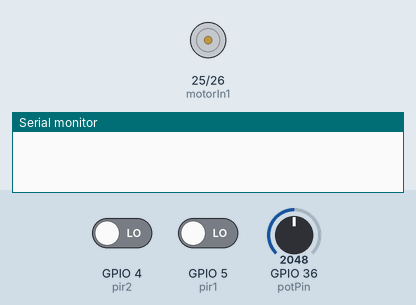
Recording of a sketch running on a simulated ESP32. Parts: motor-driver pin pairs drawn as motors (green arrow = first pin HIGH = forward, orange = second pin HIGH = backward, longer = more drive, scaled by the enable pin), the last lines printed to the serial monitor. Inputs (shaded band) come from the test bench; at power-on: GPIO 4 (pir2) LOW, GPIO 36 (potPin) = 2048, GPIO 5 (pir1) LOW.

Above: at 1.2 s.
1.3 s: GPIO 4 (pir2) driven HIGH
At 2.0 s:
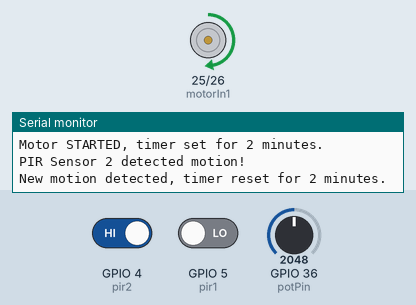
2.8 s: GPIO 36 (potPin) set to 2866
At 4.0 s:
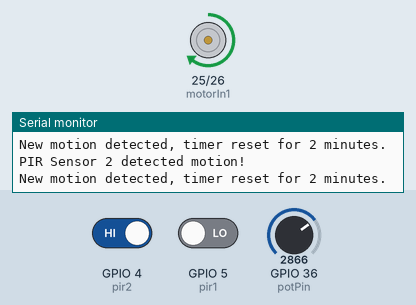
4.3 s: GPIO 36 (potPin) set to 3603
At 5.2 s:
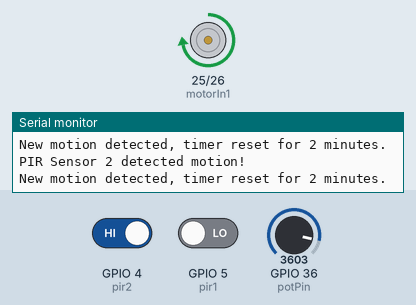
5.8 s: GPIO 36 (potPin) set to 491
At 6.3 s:
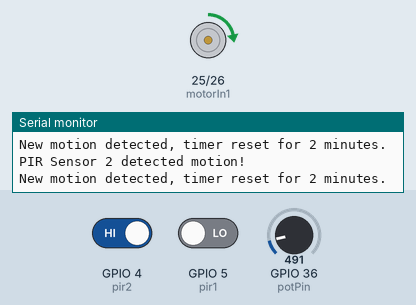
7.3 s: GPIO 36 (potPin) set to 0
At 8.5 s:
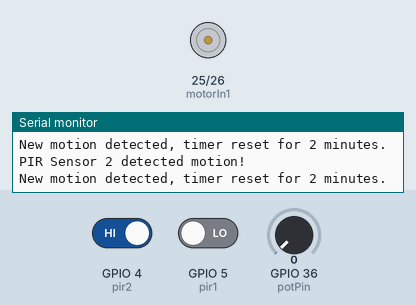
8.8 s: GPIO 36 (potPin) set to 2047
At 9.8 s:
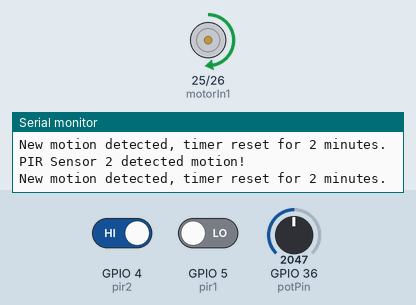
Timing chart, 0 to 11.3 s (numbered marks = the images above; inputs shaded):
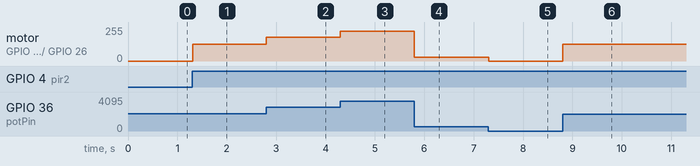

The sketch:

main.ino
```cpp
const int pir1       = 5;    // PIR Sensor 1
const int pir2       = 4;    // PIR Sensor 2

const int motorIn1   = 25;   // L298N IN1
const int motorIn2   = 26;   // L298N IN2
const int motorEnA   = 27;   // L298N ENA (PWM)

const int potPin     = 36;   // Potentiometer

// Parameters
unsigned long runMotorDuration = 120000; // Run motor for 2 minutes after last new motion
unsigned long motorStopTime    = 0;      // When to stop the motor
bool motorRunning              = false;

// For ESP32 LEDC PWM
const int pwmChannel    = 0;    // choose any free channel (0-15)
const int pwmFrequency  = 5000; // 5 kHz
const int pwmResolution = 8;    // 8-bit duty (0-255)

// Debounce variables for each sensor
unsigned long lastTriggerTime1 = 0;
unsigned long lastTriggerTime2 = 0;
const unsigned long debounceDelay = 500; // 500 ms debounce period

void setup() {
  Serial.begin(9600);

  // PIR sensor inputs (assuming simple trigger mode where HIGH means motion)
  pinMode(pir1, INPUT);
  pinMode(pir2, INPUT);

  // Motor driver pins
  pinMode(motorIn1, OUTPUT);
  pinMode(motorIn2, OUTPUT);

  // Setup PWM for motor enable pin using LEDC
  ledcSetup(pwmChannel, pwmFrequency, pwmResolution);
  ledcAttachPin(motorEnA, pwmChannel);

  // Ensure motor is initially off
  digitalWrite(motorIn1, LOW);
  digitalWrite(motorIn2, LOW);
  ledcWrite(pwmChannel, 0);
}

void loop() {
  unsigned long now = millis();
  bool newMotionDetected = false;

  // Check PIR Sensor 1 with debounce
  if (digitalRead(pir1) == HIGH) {
    if (now - lastTriggerTime1 > debounceDelay) {
      lastTriggerTime1 = now;
      newMotionDetected = true;
      Serial.println("PIR Sensor 1 detected motion!");
    }
  }

  // Check PIR Sensor 2 with debounce
  if (digitalRead(pir2) == HIGH) {
    if (now - lastTriggerTime2 > debounceDelay) {
      lastTriggerTime2 = now;
      newMotionDetected = true;
      Serial.println("PIR Sensor 2 detected motion!");
    }
  }

  // If new motion is detected, reset the shutdown timer
  if (newMotionDetected) {
    motorStopTime = now + runMotorDuration;
    if (!motorRunning) {
      motorRunning = true;
      // Set motor direction (forward)
      digitalWrite(motorIn1, HIGH);
      digitalWrite(motorIn2, LOW);
      Serial.println("Motor STARTED, timer set for 2 minutes.");
    } else {
      Serial.println("New motion detected, timer reset for 2 minutes.");
    }
  }

  // Read potentiometer to control motor speed
  int potValue = analogRead(potPin);   // Range: 0-4095 on ESP32
  int dutyCycle = map(potValue, 0, 4095, 0, 255);

  if (motorRunning) {
    ledcWrite(pwmChannel, dutyCycle);
  } else {
    ledcWrite(pwmChannel, 0);
  }

  // Stop the motor if no new motion has been detected for the full duration
  if (motorRunning && now >= motorStopTime) {
    motorRunning = false;
    digitalWrite(motorIn1, LOW);
    digitalWrite(motorIn2, LOW);
    ledcWrite(pwmChannel, 0);
    Serial.println("Motor STOPPED after 2 minutes of no new motion.");
  }

  // Optional tiny delay to ease CPU usage
  // delay(10);
}
```

Measured:
- after the input at 1.3 s, motor on GPIO 25 (motorIn1) / GPIO 26 (motorIn2): stopped → forward 127/255 at once
- after the input at 2.8 s, motor on GPIO 25 (motorIn1) / GPIO 26 (motorIn2): forward 127/255 → forward 177/255 at once
- after the input at 4.3 s, motor on GPIO 25 (motorIn1) / GPIO 26 (motorIn2): forward 177/255 → forward 223/255 at once
- after the input at 5.8 s, motor on GPIO 25 (motorIn1) / GPIO 26 (motorIn2): forward 223/255 → forward 30/255 at once
- after the input at 7.3 s, motor on GPIO 25 (motorIn1) / GPIO 26 (motorIn2): forward 30/255 → stopped at once
- after the input at 8.8 s, motor on GPIO 25 (motorIn1) / GPIO 26 (motorIn2): stopped → forward 127/255 at once
